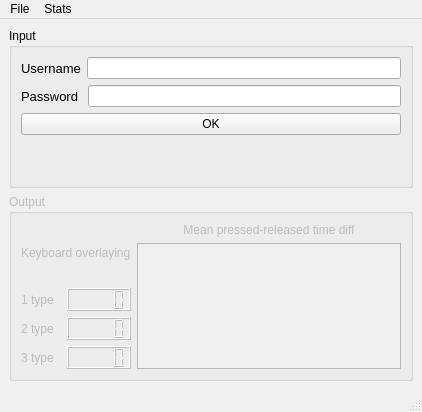
<?xml version="1.0" encoding="UTF-8"?>
<ui version="4.0">
 <class>MainWindow</class>
 <widget class="QMainWindow" name="MainWindow">
  <property name="geometry">
   <rect>
    <x>0</x>
    <y>0</y>
    <width>422</width>
    <height>412</height>
   </rect>
  </property>
  <property name="windowTitle">
   <string>MainWindow</string>
  </property>
  <widget class="QWidget" name="centralwidget">
   <layout class="QHBoxLayout" name="horizontalLayout_9">
    <item>
     <layout class="QVBoxLayout" name="verticalLayout_6">
      <item>
       <widget class="QGroupBox" name="input_groupBox">
        <property name="autoFillBackground">
         <bool>false</bool>
        </property>
        <property name="styleSheet">
         <string notr="true">border-color: rgb(0, 0, 0);
border-color: qlineargradient(spread:pad, x1:0, y1:0, x2:1, y2:0, stop:0 rgba(0, 0, 0, 255), stop:1 rgba(255, 255, 255, 255));
gridline-color: qlineargradient(spread:pad, x1:0, y1:0, x2:1, y2:0, stop:0 rgba(0, 0, 0, 255), stop:1 rgba(255, 255, 255, 255));</string>
        </property>
        <property name="title">
         <string>Input</string>
        </property>
        <property name="flat">
         <bool>false</bool>
        </property>
        <property name="checkable">
         <bool>false</bool>
        </property>
        <layout class="QVBoxLayout" name="verticalLayout_4">
         <item>
          <layout class="QVBoxLayout" name="verticalLayout">
           <item>
            <layout class="QHBoxLayout" name="horizontalLayout_4">
             <item>
              <widget class="QLabel" name="username_label">
               <property name="font">
                <font>
                 <pointsize>10</pointsize>
                </font>
               </property>
               <property name="text">
                <string>Username</string>
               </property>
              </widget>
             </item>
             <item>
              <widget class="QLineEdit" name="username_line_edit"/>
             </item>
            </layout>
           </item>
           <item>
            <layout class="QHBoxLayout" name="horizontalLayout_5">
             <item>
              <widget class="QLabel" name="password_label">
               <property name="font">
                <font>
                 <pointsize>10</pointsize>
                 <weight>50</weight>
                 <italic>false</italic>
                 <bold>false</bold>
                </font>
               </property>
               <property name="text">
                <string>Password </string>
               </property>
              </widget>
             </item>
             <item>
              <widget class="QLineEdit" name="password_line_edit"/>
             </item>
            </layout>
           </item>
           <item>
            <widget class="QPushButton" name="password_push_button">
             <property name="text">
              <string>OK</string>
             </property>
            </widget>
           </item>
           <item>
            <widget class="QLabel" name="password_info_label_2">
             <property name="text">
              <string/>
             </property>
             <property name="alignment">
              <set>Qt::AlignCenter</set>
             </property>
            </widget>
           </item>
           <item>
            <widget class="QLabel" name="password_info_label">
             <property name="enabled">
              <bool>true</bool>
             </property>
             <property name="font">
              <font>
               <pointsize>10</pointsize>
              </font>
             </property>
             <property name="focusPolicy">
              <enum>Qt::NoFocus</enum>
             </property>
             <property name="text">
              <string/>
             </property>
             <property name="alignment">
              <set>Qt::AlignCenter</set>
             </property>
            </widget>
           </item>
          </layout>
         </item>
        </layout>
       </widget>
      </item>
      <item>
       <widget class="QGroupBox" name="output_groupBox">
        <property name="enabled">
         <bool>false</bool>
        </property>
        <property name="autoFillBackground">
         <bool>false</bool>
        </property>
        <property name="styleSheet">
         <string notr="true">border-color: rgb(0, 0, 0);</string>
        </property>
        <property name="title">
         <string>Output</string>
        </property>
        <property name="flat">
         <bool>false</bool>
        </property>
        <property name="checkable">
         <bool>false</bool>
        </property>
        <property name="checked">
         <bool>false</bool>
        </property>
        <layout class="QHBoxLayout" name="horizontalLayout_7">
         <item>
          <layout class="QHBoxLayout" name="horizontalLayout_8">
           <item>
            <layout class="QHBoxLayout" name="horizontalLayout_6">
             <item>
              <layout class="QVBoxLayout" name="verticalLayout_3">
               <item>
                <widget class="QLabel" name="label_4">
                 <property name="text">
                  <string>Keyboard overlaying</string>
                 </property>
                </widget>
               </item>
               <item>
                <layout class="QVBoxLayout" name="verticalLayout_2">
                 <item>
                  <layout class="QHBoxLayout" name="horizontalLayout">
                   <item>
                    <widget class="QLabel" name="first_type_overlaying_label">
                     <property name="text">
                      <string>1 type</string>
                     </property>
                    </widget>
                   </item>
                   <item>
                    <widget class="QLCDNumber" name="lcdNumber">
                     <property name="font">
                      <font>
                       <weight>75</weight>
                       <italic>true</italic>
                       <bold>true</bold>
                      </font>
                     </property>
                     <property name="focusPolicy">
                      <enum>Qt::ClickFocus</enum>
                     </property>
                     <property name="value" stdset="0">
                      <double>0.000000000000000</double>
                     </property>
                     <property name="intValue" stdset="0">
                      <number>0</number>
                     </property>
                    </widget>
                   </item>
                  </layout>
                 </item>
                 <item>
                  <layout class="QHBoxLayout" name="horizontalLayout_2">
                   <item>
                    <widget class="QLabel" name="second_type_overlaying_label">
                     <property name="text">
                      <string>2 type</string>
                     </property>
                    </widget>
                   </item>
                   <item>
                    <widget class="QLCDNumber" name="lcdNumber_2">
                     <property name="font">
                      <font>
                       <weight>75</weight>
                       <italic>true</italic>
                       <bold>true</bold>
                      </font>
                     </property>
                     <property name="focusPolicy">
                      <enum>Qt::ClickFocus</enum>
                     </property>
                     <property name="value" stdset="0">
                      <double>0.000000000000000</double>
                     </property>
                     <property name="intValue" stdset="0">
                      <number>0</number>
                     </property>
                    </widget>
                   </item>
                  </layout>
                 </item>
                 <item>
                  <layout class="QHBoxLayout" name="horizontalLayout_3">
                   <item>
                    <widget class="QLabel" name="third_type_overlaying_label">
                     <property name="text">
                      <string>3 type</string>
                     </property>
                    </widget>
                   </item>
                   <item>
                    <widget class="QLCDNumber" name="lcdNumber_3">
                     <property name="font">
                      <font>
                       <weight>75</weight>
                       <italic>true</italic>
                       <bold>true</bold>
                      </font>
                     </property>
                     <property name="focusPolicy">
                      <enum>Qt::ClickFocus</enum>
                     </property>
                     <property name="value" stdset="0">
                      <double>0.000000000000000</double>
                     </property>
                     <property name="intValue" stdset="0">
                      <number>0</number>
                     </property>
                    </widget>
                   </item>
                  </layout>
                 </item>
                </layout>
               </item>
              </layout>
             </item>
            </layout>
           </item>
           <item>
            <layout class="QVBoxLayout" name="verticalLayout_7">
             <item>
              <widget class="QLabel" name="label">
               <property name="text">
                <string>Mean pressed-released time diff</string>
               </property>
               <property name="alignment">
                <set>Qt::AlignCenter</set>
               </property>
              </widget>
             </item>
             <item>
              <widget class="QTableWidget" name="tableWidget"/>
             </item>
            </layout>
           </item>
          </layout>
         </item>
        </layout>
       </widget>
      </item>
     </layout>
    </item>
   </layout>
  </widget>
  <widget class="QMenuBar" name="menubar">
   <property name="geometry">
    <rect>
     <x>0</x>
     <y>0</y>
     <width>422</width>
     <height>23</height>
    </rect>
   </property>
   <widget class="QMenu" name="menuFile">
    <property name="title">
     <string>File</string>
    </property>
    <addaction name="actionOpen"/>
    <addaction name="actionSave"/>
    <addaction name="actionExit"/>
   </widget>
   <widget class="QMenu" name="menu">
    <property name="title">
     <string>Stats</string>
    </property>
    <widget class="QMenu" name="menuInput_speed_value">
     <property name="title">
      <string>Entering passwod speed</string>
     </property>
     <addaction name="actionMorning"/>
     <addaction name="actionDay"/>
     <addaction name="actionEvening"/>
     <addaction name="actionNight"/>
    </widget>
    <addaction name="menuInput_speed_value"/>
    <addaction name="actionEntering_password_dynamic"/>
   </widget>
   <addaction name="menuFile"/>
   <addaction name="menu"/>
  </widget>
  <widget class="QStatusBar" name="statusbar"/>
  <action name="actionOpen">
   <property name="text">
    <string>Open</string>
   </property>
  </action>
  <action name="actionSave">
   <property name="text">
    <string>Save</string>
   </property>
  </action>
  <action name="actionExit">
   <property name="text">
    <string>Exit</string>
   </property>
  </action>
  <action name="actionMorning">
   <property name="text">
    <string>Morning</string>
   </property>
  </action>
  <action name="actionDay">
   <property name="text">
    <string>Day</string>
   </property>
  </action>
  <action name="actionEvening">
   <property name="text">
    <string>Evening</string>
   </property>
  </action>
  <action name="actionNight">
   <property name="text">
    <string>Night</string>
   </property>
  </action>
  <action name="actionEntering_password_dynamic">
   <property name="text">
    <string>Entering password dynamic</string>
   </property>
  </action>
 </widget>
 <resources/>
 <connections/>
</ui>
